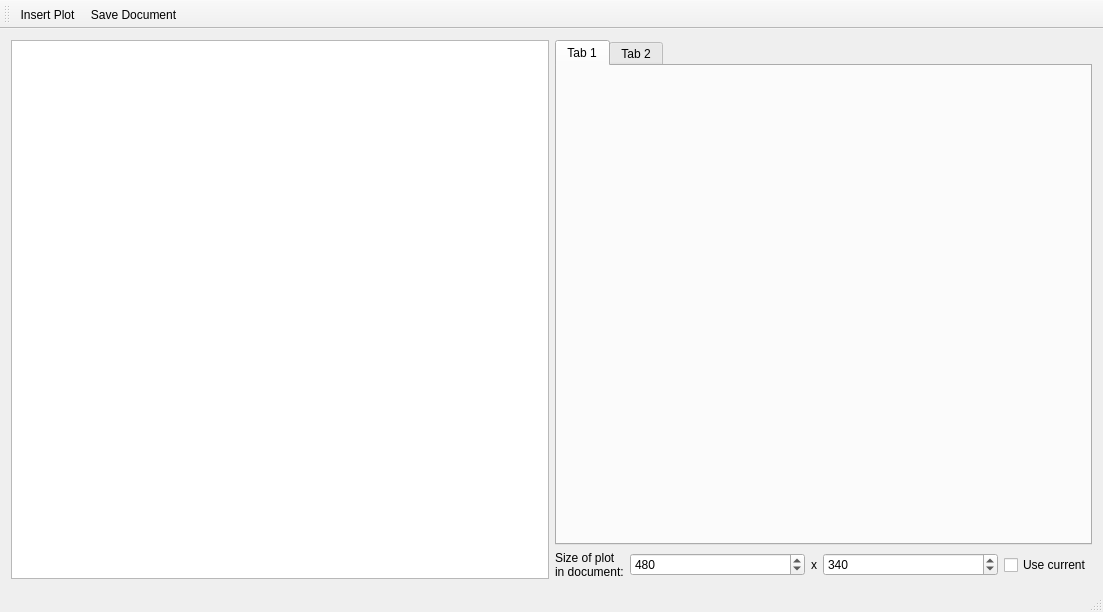
<?xml version="1.0" encoding="UTF-8"?>
<ui version="4.0">
 <class>Graphview</class>
 <widget class="QMainWindow" name="Graphview">
  <property name="geometry">
   <rect>
    <x>0</x>
    <y>0</y>
    <width>1103</width>
    <height>612</height>
   </rect>
  </property>
  <property name="windowTitle">
   <string>Report Editor</string>
  </property>
  <property name="documentMode">
   <bool>false</bool>
  </property>
  <widget class="QWidget" name="centralWidget">
   <layout class="QHBoxLayout" name="horizontalLayout_2">
    <item>
     <widget class="QTextEdit" name="textEdit">
      <property name="minimumSize">
       <size>
        <width>400</width>
        <height>0</height>
       </size>
      </property>
     </widget>
    </item>
    <item>
     <layout class="QVBoxLayout" name="verticalLayout">
      <item>
       <widget class="QTabWidget" name="tabWidget">
        <property name="currentIndex">
         <number>0</number>
        </property>
        <widget class="QWidget" name="tab">
         <property name="sizePolicy">
          <sizepolicy hsizetype="Expanding" vsizetype="Expanding">
           <horstretch>0</horstretch>
           <verstretch>0</verstretch>
          </sizepolicy>
         </property>
         <attribute name="title">
          <string>Tab 1</string>
         </attribute>
         <layout class="QGridLayout" name="gridLayout">
          <item row="0" column="0">
           <widget class="QCustomPlot" name="plot" native="true">
            <property name="sizePolicy">
             <sizepolicy hsizetype="Expanding" vsizetype="Expanding">
              <horstretch>0</horstretch>
              <verstretch>0</verstretch>
             </sizepolicy>
            </property>
           </widget>
          </item>
         </layout>
        </widget>
        <widget class="QWidget" name="tab_2">
         <property name="sizePolicy">
          <sizepolicy hsizetype="Expanding" vsizetype="Expanding">
           <horstretch>0</horstretch>
           <verstretch>0</verstretch>
          </sizepolicy>
         </property>
         <attribute name="title">
          <string>Tab 2</string>
         </attribute>
         <layout class="QGridLayout" name="gridLayout_2">
          <item row="0" column="0">
           <widget class="QCustomPlot" name="plot_2" native="true">
            <property name="sizePolicy">
             <sizepolicy hsizetype="Expanding" vsizetype="Expanding">
              <horstretch>0</horstretch>
              <verstretch>0</verstretch>
             </sizepolicy>
            </property>
           </widget>
          </item>
         </layout>
        </widget>
       </widget>
      </item>
      <item>
       <layout class="QHBoxLayout" name="horizontalLayout">
        <item>
         <widget class="QLabel" name="label">
          <property name="text">
           <string>&lt;html&gt;&lt;head/&gt;&lt;body&gt;&lt;p&gt;Size of plot&lt;br/&gt;in document:&lt;/p&gt;&lt;/body&gt;&lt;/html&gt;</string>
          </property>
         </widget>
        </item>
        <item>
         <widget class="QSpinBox" name="sbWidth">
          <property name="sizePolicy">
           <sizepolicy hsizetype="MinimumExpanding" vsizetype="Fixed">
            <horstretch>0</horstretch>
            <verstretch>0</verstretch>
           </sizepolicy>
          </property>
          <property name="minimum">
           <number>1</number>
          </property>
          <property name="maximum">
           <number>9999</number>
          </property>
          <property name="value">
           <number>480</number>
          </property>
         </widget>
        </item>
        <item>
         <widget class="QLabel" name="label_2">
          <property name="text">
           <string>x</string>
          </property>
         </widget>
        </item>
        <item>
         <widget class="QSpinBox" name="sbHeight">
          <property name="sizePolicy">
           <sizepolicy hsizetype="MinimumExpanding" vsizetype="Fixed">
            <horstretch>0</horstretch>
            <verstretch>0</verstretch>
           </sizepolicy>
          </property>
          <property name="minimum">
           <number>1</number>
          </property>
          <property name="maximum">
           <number>9999</number>
          </property>
          <property name="value">
           <number>340</number>
          </property>
         </widget>
        </item>
        <item>
         <widget class="QCheckBox" name="cbUseCurrentSize">
          <property name="text">
           <string>Use current</string>
          </property>
         </widget>
        </item>
       </layout>
      </item>
     </layout>
    </item>
   </layout>
  </widget>
  <widget class="QToolBar" name="mainToolBar">
   <attribute name="toolBarArea">
    <enum>TopToolBarArea</enum>
   </attribute>
   <attribute name="toolBarBreak">
    <bool>false</bool>
   </attribute>
   <addaction name="actionInsert_Plot"/>
   <addaction name="actionSave_Document"/>
  </widget>
  <widget class="QStatusBar" name="statusBar"/>
  <action name="actionInsert_Plot">
   <property name="text">
    <string>Insert Plot</string>
   </property>
  </action>
  <action name="actionSave_Document">
   <property name="text">
    <string>Save Document...</string>
   </property>
  </action>
 </widget>
 <layoutdefault spacing="6" margin="11"/>
 <customwidgets>
  <customwidget>
   <class>QCustomPlot</class>
   <extends>QWidget</extends>
   <header>../../qcustomplot.h</header>
   <container>1</container>
  </customwidget>
 </customwidgets>
 <resources/>
 <connections/>
</ui>
